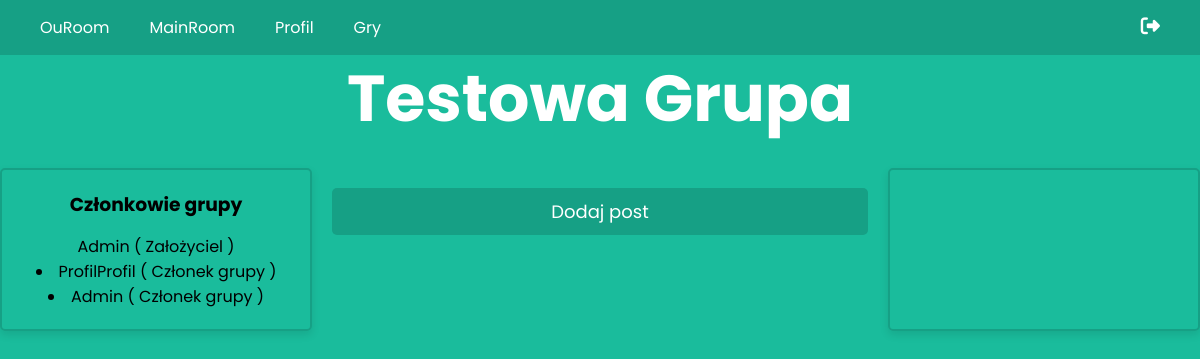
The page /ouroom/group/1 on the database as committed earlier.
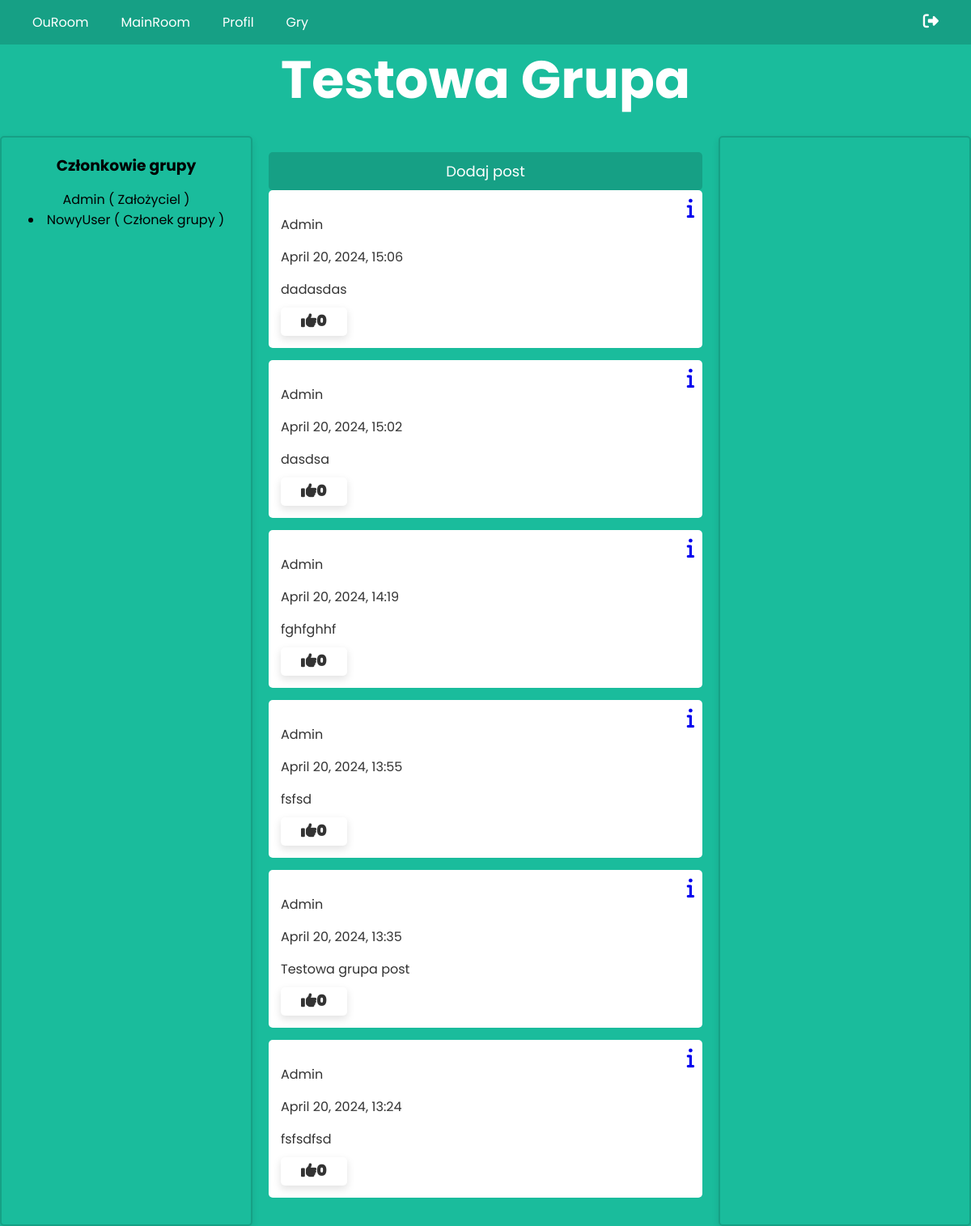
The same page on the database as committed later.
### rooms/models.py (models this page shows, shortened)
class GroupMembers(models.Model):
    group = models.ForeignKey(Group, on_delete=models.CASCADE, related_name='membership')
    user = models.ForeignKey(settings.AUTH_USER_MODEL, on_delete=models.CASCADE, related_name='group_membership')
    role = models.TextField(max_length=30, default='Członek grupy')
    time_release = models.DateTimeField(default=timezone.now)
    def __str__(self):
        return f'{self.user.username} należy do {self.group.name}'

class Post(models.Model):
    author = models.ForeignKey(settings.AUTH_USER_MODEL, on_delete=models.CASCADE)
    time_release = models.DateTimeField(default=timezone.now)
    content = models.TextField()
    image = models.ImageField(null=True, blank=True, upload_to='images/')
    like = models.ManyToManyField(settings.AUTH_USER_MODEL, related_name='post_like', blank=True)
    group = models.ForeignKey(Group, on_delete=models.CASCADE, blank=True, null=True, related_name='group_post')
    class Meta:
        ordering = ['-time_release']
    def get_absolute_url(self):
        return reverse('post_detail', kwargs={'pk': self.pk}) #Generate full url

### accounts/models.py (models this page shows)
class CustomUser(AbstractUser):
    email = models.EmailField(blank=False, null=False,unique=True)

### rooms/views.py (the view, shortened to what this page needs)
# urls.py: path('ouroom/group/<int:group_id>', views.GroupDetailView.as_view(), name='group_detail'),
class GroupDetailView(DetailView):
    model = Group
    context_object_name = 'group'
    template_name = 'rooms/group_detail.html'
    pk_url_kwarg = 'group_id' # Change pk to group_id in url
    def get_object(self, queryset=None):
        group_id = self.kwargs.get(self.pk_url_kwarg)
        self.object = get_object_or_404(Group, id=group_id)
        return self.object
    def get_context_data(self, **kwargs):
        context = super().get_context_data(**kwargs)
        context['form'] = AddGroupMemberForm(group_id=self.object.id)
        context['members'] = GroupMembers.objects.filter(group=self.object) #Download all members
        context['post_list'] = Post.objects.filter(group=self.object)
        print(context)
        print('dupa')
        return context

### rooms/models.py (called while the page is built)
    def __str__(self):
        return self.name

### rooms/templates/rooms/group_detail.html (shortened to what this page needs)
{% extends "rooms/mainroom.html" %}
{% block content %}
<h1>{{ object.name }}</h1>
<div class="container">
    <div class="left-container">
        <h3>Członkowie grupy</h3>
        <p>{{ object.author }} ( Założyciel )</p>
        {% for member in members %}
            <li>
            {{ member.user.username }} ( {{ member.role }} ) {% if request.user == member.user or request.user == group.author %} <a href="{% url 'member_delete' group.id member.id %}"><i class="fa fa-trash"></i></a> {% endif %}
        {% endfor %}
    </div>
    <div class="center-container">
        <a href="{% url 'group_post' group.pk %}" class="submit-style">Dodaj post</a>
        {% for post in post_list %}
            <article class="media content-section">
                <a href="{{ post.get_absolute_url }}" class="post-link"><i class="fa-solid fa-info"></i></a>
                <p>{{ post.author }}</p>
                <p>{{ post.time_release|date:"F d, Y, H:i" }}</p>
                <p>{{ post.content }}</p>
                <form method="POST" action="{% url 'post_like' post.pk %}" class="like-form" data-post-id="{{ post.pk }}">
                    <button type="submit" value="{{ post.pk }}">
                        <i id="like-icon-{{ post.pk }}" class="{% if request.user in post.like.all %}fa-regular{% else %}fa-solid{% endif %} fa-thumbs-up"><span id="like-count-{{ post.pk }}">{{ post.like.all.count }} </span></i>
                    </button>
                </form>
            </article>
        {% endfor %}
    </div>
    <div class="right-container">
    </div>
</div>
{% endblock content %}

Rows that differ between the two databases and show on the page:
removed GroupMembers: user.username "ProfilProfil", role "Członek grupy"
removed GroupMembers: user.username "Admin", role "Członek grupy"
added GroupMembers: user.username "NowyUser", role "Członek grupy"
added Post: author "Admin", time_release "April 20, 2024, 15:06", content "dadasdas", like.all.count "0"
added Post: author "Admin", time_release "April 20, 2024, 15:02", content "dasdsa", like.all.count "0"
added Post: author "Admin", time_release "April 20, 2024, 14:19", content "fghfghhf", like.all.count "0"
added Post: author "Admin", time_release "April 20, 2024, 13:55", content "fsfsd", like.all.count "0"
added Post: author "Admin", time_release "April 20, 2024, 13:35", content "Testowa grupa post", like.all.count "0"
added Post: author "Admin", time_release "April 20, 2024, 13:24", content "fsfsdfsd", like.all.count "0"
